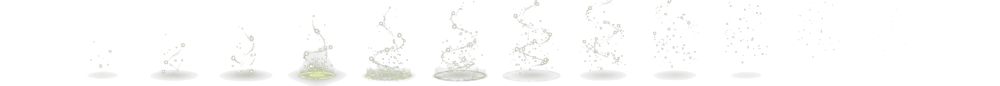
#> input picture assets/skills/Heal_Aura.png, 1000 x 86 px, shrunk from 2240 x 192 before the run, found by its file name
$ python recolor_red.py ../assets/skills/Heal_Aura.png
#> lines starting #> are read from the running program, lines starting #| are printed output that depends on the picture; after the words box and inside, x2 and y2 are one past the last pixel; in counts of white or black regions, pixels touching at a corner belong together
#> in main, src is the input picture: PIL image 1000x86 RGBA; mean R, G, B, A 9, 9.7, 7.3, 4.8
#!/usr/bin/env python3
"""Красная копия листа эффекта переносом цвета (docs/classes.md, «Визуал»).

Делает красные копии двух листов под классы, без новой генерации:
    public/assets/skills/Heal_Aura.png        -> Heal_Aura_Red.png    (лечение Упыря)
    public/assets/sprites/hero/parry_spark.png -> parry_spark_Red.png (крит)
Копия ложится рядом с оригиналом.

Перенос цвета — в HSV, по каждому пикселю:
    тон          -> красный (RED_HUE);
    насыщенность -> S + (255 - S) * lift — поднимается на долю lift от того,
                    что ей не хватает до полной. Без подъёма почти белые части
                    (частицы ауры, горячее ядро искры) остались бы белыми, и
                    копия не читалась бы красной; с ним белое становится
                    розовато-красным, а уже насыщенное — чисто красным;
    яркость (V)  -> как была;
    альфа        -> как была, БАЙТ В БАЙТ. Отсюда и раскладка кадров та же:
                    силуэт каждого кадра, его место в клетке и прозрачные
                    клетки не меняются ничем. Скрипт это проверяет сам.
Пиксели с альфой 0 не трогаются вовсе (RGB под ними остаётся оригинальным).

Сила подъёма своя у каждого листа: аура рисуется обычным наложением и почти
вся белёсая, искра — аддитивным (Explore.tsx, spark.blendMode = 'add'), и
слишком насыщенная выглядела бы на тёмном фоне тусклой, а не горячей.

Только Pillow (numpy в окружении нет). Запуск из корня репозитория:
    python tools/recolor_red.py            сделать обе копии
    python tools/recolor_red.py --check    только сверить, что копии на диске
                                           совпадают с тем, что дал бы скрипт
"""

import hashlib
import sys
from pathlib import Path

from PIL import Image

if hasattr(sys.stdout, "reconfigure"):
    sys.stdout.reconfigure(encoding="utf-8", errors="replace")

ROOT = Path(__file__).resolve().parent.parent

# Тон в шкале Pillow (0..255 на весь круг). 0 — чистый красный.
RED_HUE = 0

# (оригинал, копия, lift)
SHEETS = [
    ("public/assets/skills/Heal_Aura.png", "public/assets/skills/Heal_Aura_Red.png", 0.55),
    ("public/assets/sprites/hero/parry_spark.png", "public/assets/sprites/hero/parry_spark_Red.png", 0.45),
]


def recolor(src: Image.Image, lift: float) -> Image.Image:
    """Красная копия RGBA-листа: тон в красный, насыщенность с подъёмом, V и альфа как были."""
#> called with lift = 0.55
    rgba = src.convert("RGBA")
    alpha = rgba.getchannel("A")
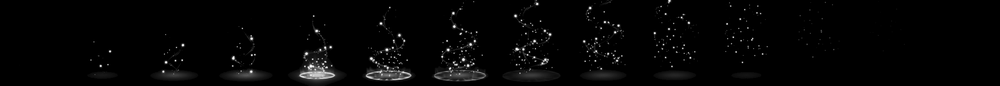
#> alpha: PIL image 1000x86 L; min 0, max 255, mean 4.8
    _, s, v = rgba.convert("RGB").convert("HSV").split()
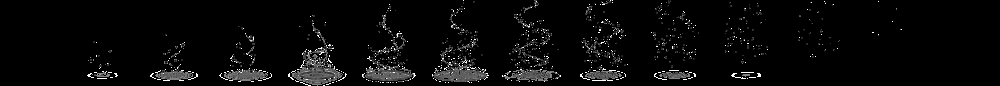
#> s: PIL image 1000x86 L; min 0, max 255, mean 9
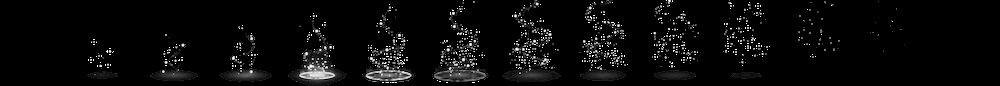
#> v: PIL image 1000x86 L; min 0, max 255, mean 9.8
    h = Image.new("L", rgba.size, RED_HUE)
#> h: PIL image 1000x86 L; every value is 0
    s = s.point(lambda x: round(x + (255 - x) * lift))
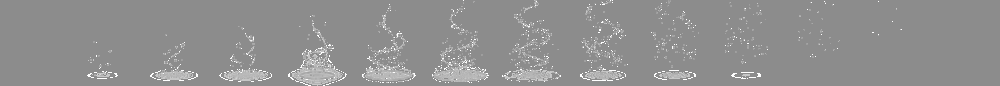
#> s: PIL image 1000x86 L; min 140, max 255, mean 144.1
    red = Image.merge("HSV", (h, s, v)).convert("RGB")
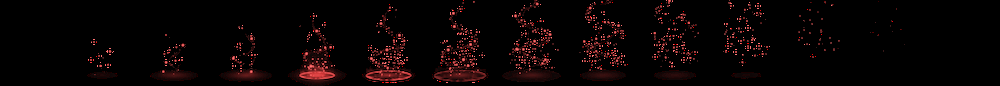
#> red: PIL image 1000x86 RGB; mean R, G, B 9.8, 3.3, 3.3
    red.putalpha(alpha)
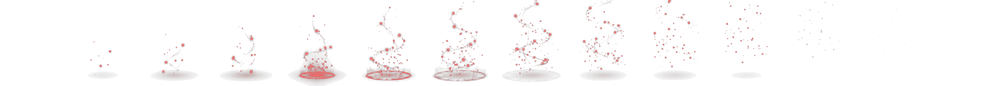
#> red: PIL image 1000x86 RGBA; mean R, G, B, A 9.8, 3.3, 3.3, 4.8; transparent parts drawn white
    # Под альфой 0 — оригинальные байты: такие пиксели не видны, и менять их незачем.
    visible = alpha.point(lambda a: 255 if a > 0 else 0)
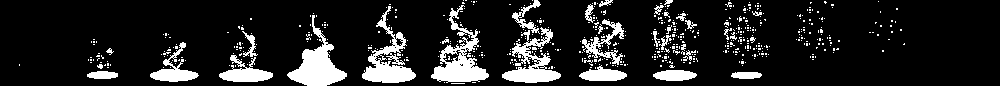
#> visible: PIL image 1000x86 L; 13.6% white; 601 white regions (569 under 20 px), largest, box (x1, y1, x2, y2) and area: (431, 5, 489, 83) 1568, (287, 15, 347, 86) 1560, (362, 6, 416, 83) 1401
    return Image.composite(red, rgba, visible)


def png_bytes_hash(im: Image.Image) -> str:
    return hashlib.sha256(im.tobytes()).hexdigest()


def main() -> int:
    check = "--check" in sys.argv[1:]
    ok = True
    for src_rel, dst_rel, lift in SHEETS:
        src_path, dst_path = ROOT / src_rel, ROOT / dst_rel
        src = Image.open(src_path)
        out = recolor(src, lift)
        # Раскладка кадров та же: размер и альфа совпадают байт в байт.
        if out.size != src.size or out.getchannel("A").tobytes() != src.convert("RGBA").getchannel("A").tobytes():
            print(f"{dst_rel}: АЛЬФА ИЛИ РАЗМЕР РАЗОШЛИСЬ с оригиналом — не записано")
            ok = False
            continue
        if check:
            if not dst_path.is_file():
                print(f"{dst_rel}: НЕТ ФАЙЛА")
                ok = False
            elif png_bytes_hash(Image.open(dst_path).convert("RGBA")) != png_bytes_hash(out):
                print(f"{dst_rel}: РАСХОДИТСЯ с тем, что даёт скрипт")
                ok = False
            else:
                print(f"{dst_rel}: совпадает (lift {lift}).")
            continue
        out.save(dst_path, optimize=True)
        print(f"{dst_rel}: записано, {out.size[0]}x{out.size[1]}, lift {lift}, альфа = оригиналу.")
#| public/assets/skills/Heal_Aura_Red.png: записано, 1000x86, lift 0.55, альфа = оригиналу.
    return 0 if ok else 1


if __name__ == "__main__":
#> (the run stopped early here; a loop or call above may not have finished)
